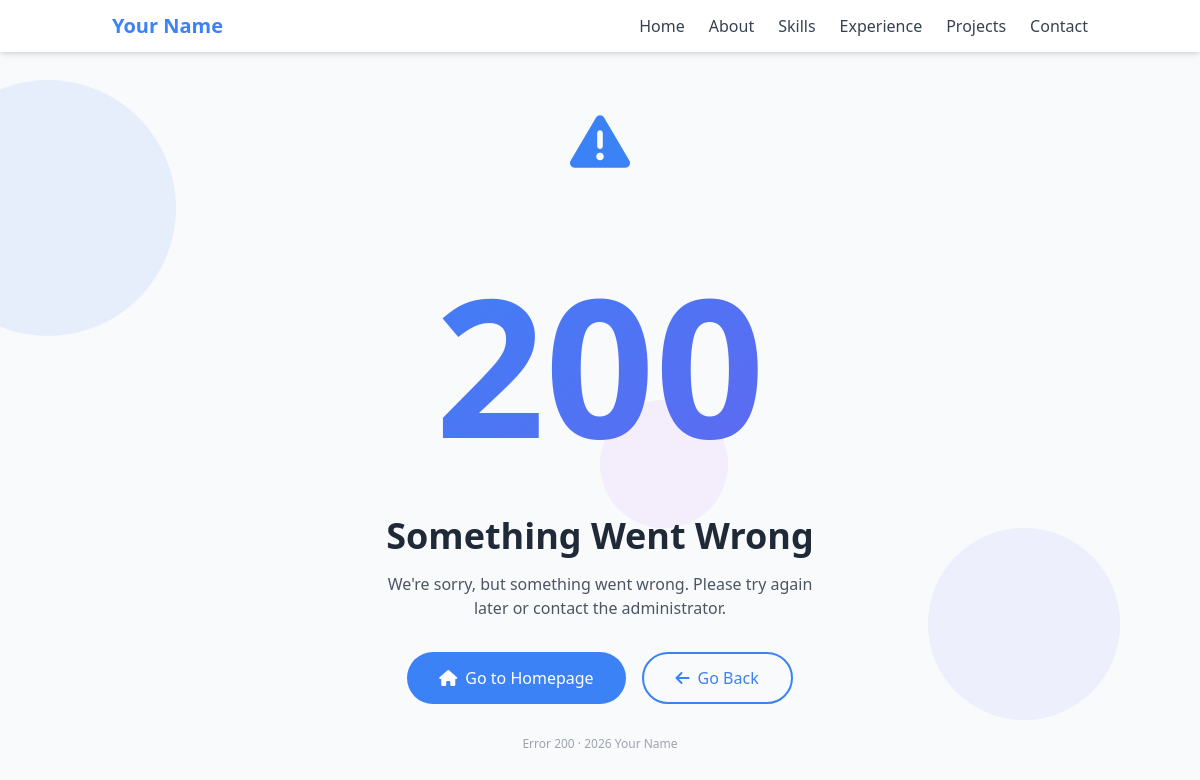
The page /error.php on the database as committed earlier.
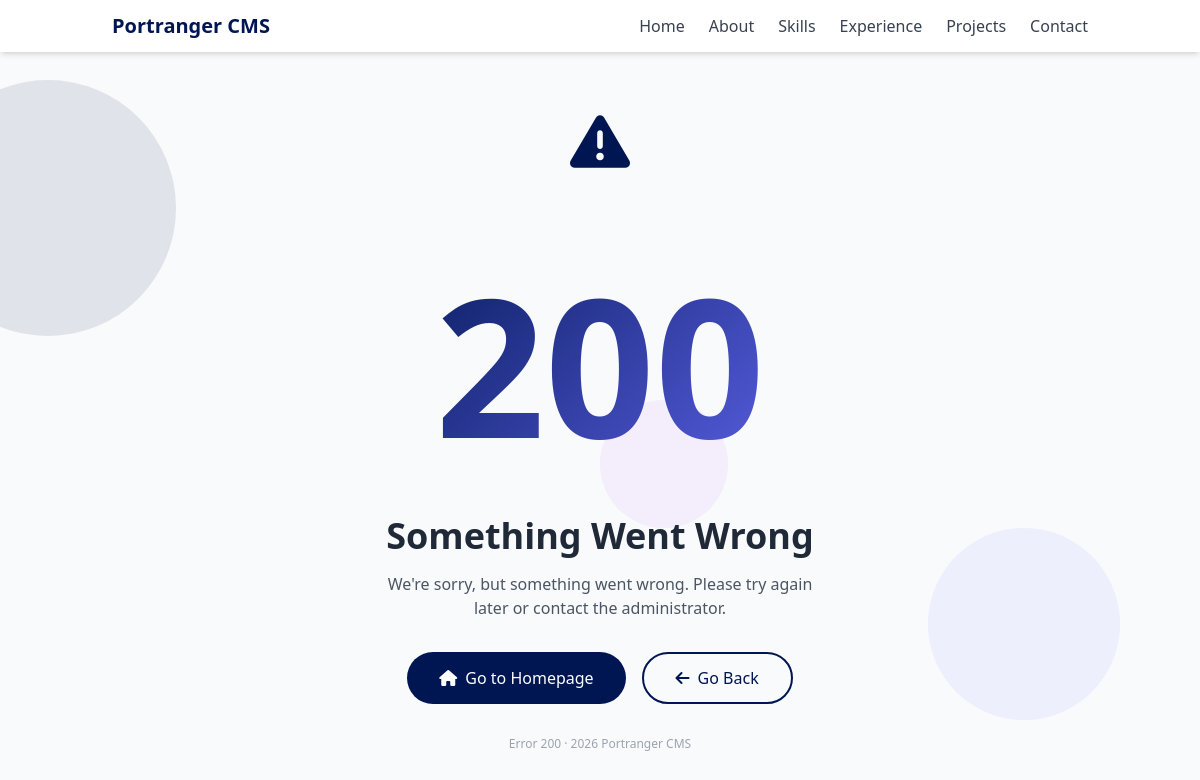
The same page on the database as committed later.
### tables this page shows
CREATE TABLE `profile` (
    `id` INT AUTO_INCREMENT PRIMARY KEY,
    `full_name` VARCHAR(100) NOT NULL,
    `professional_title` VARCHAR(100) NOT NULL,
    `short_intro` TEXT,
    `about_description` LONGTEXT,
    `email` VARCHAR(100),
    `phone` VARCHAR(50),
    `location` VARCHAR(255),
    `profile_image_id` INT NULL,
    `about_image_id` INT NULL,
    `cover_image_id` INT NULL,
    `updated_at` TIMESTAMP DEFAULT CURRENT_TIMESTAMP ON UPDATE CURRENT_TIMESTAMP
);

CREATE TABLE `navigation_items` (
    `id` INT AUTO_INCREMENT PRIMARY KEY,
    `title` VARCHAR(50) NOT NULL,
    `url` VARCHAR(500) NOT NULL,
    `target` VARCHAR(20) DEFAULT '_self',
    `is_active` BOOLEAN DEFAULT TRUE,
    `display_order` INT DEFAULT 0,
    `created_at` TIMESTAMP DEFAULT CURRENT_TIMESTAMP
);

### admin/includes/functions.php (called while the page is built, shortened)
<?php
function getProfile() {
    $db = getDB();
    $stmt = $db->prepare("
        SELECT p.*,
               prof.file_path as profile_image_path,
               about.file_path as about_image_path,
               cover.file_path as cover_image_path
        FROM profile p
        LEFT JOIN media prof ON p.profile_image_id = prof.id
        LEFT JOIN media about ON p.about_image_id = about.id
        LEFT JOIN media cover ON p.cover_image_id = cover.id
        WHERE p.id = 1
    ");
    $stmt->execute();
    $profile = $stmt->fetch();
    return $profile;
}
?>

### error.php (the view, shortened to what this page needs)
<?php
require_once 'admin/includes/functions.php';
$db = getDB();
$profile = getProfile();
$navigation = $db->query("SELECT * FROM navigation_items WHERE is_active = 1 ORDER BY display_order")->fetchAll();
$error_code = isset($_SERVER['REDIRECT_STATUS']) ? $_SERVER['REDIRECT_STATUS'] : (isset($_GET['code']) ? (int)$_GET['code'] : 500);
$error_messages = [
    400 => 'Bad Request',
    401 => 'Unauthorized',
    403 => 'Forbidden',
    404 => 'Page Not Found',
    405 => 'Method Not Allowed',
    500 => 'Internal Server Error',
    502 => 'Bad Gateway',
    503 => 'Service Unavailable',
    504 => 'Gateway Timeout'
];
$error_title = isset($error_messages[$error_code]) ? $error_messages[$error_code] : 'Something Went Wrong';
$error_description = $error_code === 404 ? 'The page you are looking for might have been removed, had its name changed, or is temporarily unavailable.' : 'We\'re sorry, but something went wrong. Please try again later or contact the administrator.';
?>
<!DOCTYPE html>
<html lang="en">
<head>
    <script src="https://cdn.tailwindcss.com"></script>
    <link rel="stylesheet" href="https://cdnjs.cloudflare.com/ajax/libs/font-awesome/6.5.1/css/all.min.css">
</head>
<body class="min-h-screen bg-gray-50 overflow-x-hidden">
    <div class="shape w-64 h-64 bg-primary top-20 -left-20 float-animation"></div>
    <div class="shape w-48 h-48 bg-indigo-400 bottom-20 right-20 float-animation-delay"></div>
    <div class="shape w-32 h-32 bg-purple-400 top-1/2 left-1/2 float-animation" style="animation-delay: 1s;"></div>
    <nav class="bg-white shadow-md fixed w-full z-20">
        <div class="container mx-auto px-6 py-3 flex justify-between items-center">
            <div class="flex items-center space-x-3">
                <div class="text-xl font-bold text-primary"><?= htmlspecialchars($profile['full_name']) ?></div>
            </div>
            <div class="hidden md:flex space-x-6">
                <?php foreach ($navigation as $nav): ?>
                    <a href="<?= htmlspecialchars($nav['url']) ?>" class="text-gray-700 hover:text-primary transition"><?= htmlspecialchars($nav['title']) ?></a>
                <?php endforeach; ?>
            </div>
        </div>
    </nav>
    <div class="container mx-auto px-6 min-h-screen flex items-center justify-center pt-20 pb-10">
        <div class="text-center relative z-10 fade-in-up">
            <div class="mb-6 float-animation">
                <div class="inline-block bg-primary/10 p-6 rounded-full">
                    <?php if ($error_code === 404): ?>
                        <i class="fas fa-compass text-6xl text-primary"></i>
                    <?php elseif ($error_code === 403): ?>
                        <i class="fas fa-lock text-6xl text-primary"></i>
                    <?php elseif ($error_code === 500): ?>
                        <i class="fas fa-server text-6xl text-primary"></i>
                    <?php else: ?>
                        <i class="fas fa-exclamation-triangle text-6xl text-primary"></i>
                    <?php endif; ?>
                </div>
            </div>
            <div class="error-number"><?= $error_code ?></div>
            <h1 class="text-3xl md:text-4xl font-bold text-gray-800 mt-2"><?= htmlspecialchars($error_title) ?></h1>
            <p class="text-gray-600 mt-4 max-w-md mx-auto"><?= htmlspecialchars($error_description) ?></p>
            <div class="mt-8 flex flex-col sm:flex-row justify-center gap-4 fade-in-up-delay">
                <a href="<?= BASE_URL ?>" class="bg-primary text-white px-8 py-3 rounded-full hover:bg-opacity-90 transition inline-flex items-center justify-center gap-2 pulse-animation">
                    <i class="fas fa-home"></i> Go to Homepage
                </a>
                <button onclick="history.back()" class="border-2 border-primary text-primary px-8 py-3 rounded-full hover:bg-primary hover:text-white transition inline-flex items-center justify-center gap-2">
                    <i class="fas fa-arrow-left"></i> Go Back
                </button>
            </div>
            <p class="text-xs text-gray-400 mt-8">Error <?= $error_code ?> · <?= date('Y') ?> <?= htmlspecialchars($profile['full_name']) ?></p>
        </div>
    </div>
</body>
</html>

Rows that differ between the two databases and show on the page:
changed profile: full_name "Your Name" → "Portranger CMS"
